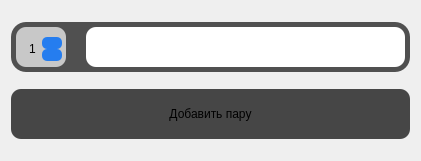
                  <widget class="QWidget" name="scrollAreaWidgetContents_3">
                   <property name="geometry">
                    <rect>
                     <x>0</x>
                     <y>0</y>
                     <width>421</width>
                     <height>161</height>
                    </rect>
                   </property>
                   <layout class="QVBoxLayout" name="verticalLayout_3">
                    <item>
                     <widget class="QWidget" name="widget_32" native="true">
                      <property name="sizePolicy">
                       <sizepolicy hsizetype="Preferred" vsizetype="Preferred">
                        <horstretch>20</horstretch>
                        <verstretch>10</verstretch>
                       </sizepolicy>
                      </property>
                      <property name="minimumSize">
                       <size>
                        <width>300</width>
                        <height>50</height>
                       </size>
                      </property>
                      <property name="maximumSize">
                       <size>
                        <width>16777215</width>
                        <height>50</height>
                       </size>
                      </property>
                      <property name="styleSheet">
                       <string notr="true">background-color: rgb(80,80,80);
border-radius: 15px</string>
                      </property>
                      <layout class="QGridLayout" name="gridLayout_8">
                       <property name="leftMargin">
                        <number>5</number>
                       </property>
                       <property name="topMargin">
                        <number>5</number>
                       </property>
                       <property name="rightMargin">
                        <number>5</number>
                       </property>
                       <property name="bottomMargin">
                        <number>5</number>
                       </property>
                       <property name="spacing">
                        <number>0</number>
                       </property>
                       <item row="0" column="1">
                        <spacer name="horizontalSpacer_30">
                         <property name="orientation">
                          <enum>Qt::Orientation::Horizontal</enum>
                         </property>
                         <property name="sizeType">
                          <enum>QSizePolicy::Policy::Minimum</enum>
                         </property>
                         <property name="sizeHint" stdset="0">
                          <size>
                           <width>20</width>
                           <height>20</height>
                          </size>
                         </property>
                        </spacer>
                       </item>
                       <item row="0" column="0">
                        <widget class="QWidget" name="widget_14" native="true">
                         <property name="sizePolicy">
                          <sizepolicy hsizetype="Minimum" vsizetype="Minimum">
                           <horstretch>0</horstretch>
                           <verstretch>0</verstretch>
                          </sizepolicy>
                         </property>
                         <property name="minimumSize">
                          <size>
                           <width>50</width>
                           <height>40</height>
                          </size>
                         </property>
                         <property name="maximumSize">
                          <size>
                           <width>50</width>
                           <height>40</height>
                          </size>
                         </property>
                         <property name="palette">
                          <palette>
                           <active>
                            <colorrole role="Button">
                             <brush brushstyle="SolidPattern">
                              <color alpha="255">
                               <red>200</red>
                               <green>200</green>
                               <blue>200</blue>
                              </color>
                             </brush>
                            </colorrole>
                            <colorrole role="Text">
                             <brush brushstyle="SolidPattern">
                              <color alpha="255">
                               <red>220</red>
                               <green>227</green>
                               <blue>213</blue>
                              </color>
                             </brush>
                            </colorrole>
                            <colorrole role="ButtonText">
                             <brush brushstyle="SolidPattern">
                              <color alpha="255">
                               <red>0</red>
                               <green>0</green>
                               <blue>0</blue>
                              </color>
                             </brush>
                            </colorrole>
                            <colorrole role="Base">
                             <brush brushstyle="SolidPattern">
                              <color alpha="255">
                               <red>200</red>
                               <green>200</green>
                               <blue>200</blue>
                              </color>
                             </brush>
                            </colorrole>
                            <colorrole role="Window">
                             <brush brushstyle="SolidPattern">
                              <color alpha="255">
                               <red>200</red>
                               <green>200</green>
                               <blue>200</blue>
                              </color>
                             </brush>
                            </colorrole>
                           </active>
                           <inactive>
                            <colorrole role="Button">
                             <brush brushstyle="SolidPattern">
                              <color alpha="255">
                               <red>200</red>
                               <green>200</green>
                               <blue>200</blue>
                              </color>
                             </brush>
                            </colorrole>
                            <colorrole role="Text">
                             <brush brushstyle="SolidPattern">
                              <color alpha="255">
                               <red>220</red>
                               <green>227</green>
                               <blue>213</blue>
                              </color>
                             </brush>
                            </colorrole>
                            <colorrole role="ButtonText">
                             <brush brushstyle="SolidPattern">
                              <color alpha="255">
                               <red>0</red>
                               <green>0</green>
                               <blue>0</blue>
                              </color>
                             </brush>
                            </colorrole>
                            <colorrole role="Base">
                             <brush brushstyle="SolidPattern">
                              <color alpha="255">
                               <red>200</red>
                               <green>200</green>
                               <blue>200</blue>
                              </color>
                             </brush>
                            </colorrole>
                            <colorrole role="Window">
                             <brush brushstyle="SolidPattern">
                              <color alpha="255">
                               <red>200</red>
                               <green>200</green>
                               <blue>200</blue>
                              </color>
                             </brush>
                            </colorrole>
                           </inactive>
                           <disabled>
                            <colorrole role="Button">
                             <brush brushstyle="SolidPattern">
                              <color alpha="255">
                               <red>200</red>
                               <green>200</green>
                               <blue>200</blue>
                              </color>
                             </brush>
                            </colorrole>
                            <colorrole role="Base">
                             <brush brushstyle="SolidPattern">
                              <color alpha="255">
                               <red>200</red>
                               <green>200</green>
                               <blue>200</blue>
                              </color>
                             </brush>
                            </colorrole>
                            <colorrole role="Window">
                             <brush brushstyle="SolidPattern">
                              <color alpha="255">
                               <red>200</red>
                               <green>200</green>
                               <blue>200</blue>
                              </color>
                             </brush>
                            </colorrole>
                           </disabled>
                          </palette>
                         </property>
                         <property name="styleSheet">
                          <string notr="true">background-color:rgb(200,200,200);
border-radius: 10px;</string>
                         </property>
                         <layout class="QHBoxLayout" name="horizontalLayout_10">
                          <property name="leftMargin">
                           <number>10</number>
                          </property>
                          <property name="topMargin">
                           <number>0</number>
                          </property>
                          <property name="rightMargin">
                           <number>3</number>
                          </property>
                          <property name="bottomMargin">
                           <number>0</number>
                          </property>
                          <item>
                           <widget class="QSpinBox" name="spinBox_2">
                            <property name="minimumSize">
                             <size>
                              <width>35</width>
                              <height>24</height>
                             </size>
                            </property>
                            <property name="maximumSize">
                             <size>
                              <width>35</width>
                              <height>20</height>
                             </size>
                            </property>
                            <property name="baseSize">
                             <size>
                              <width>5</width>
                              <height>5</height>
                             </size>
                            </property>
                            <property name="palette">
                             <palette>
                              <active>
                               <colorrole role="Button">
                                <brush brushstyle="SolidPattern">
                                 <color alpha="255">
                                  <red>200</red>
                                  <green>200</green>
                                  <blue>200</blue>
                                 </color>
                                </brush>
                               </colorrole>
                               <colorrole role="Text">
                                <brush brushstyle="SolidPattern">
                                 <color alpha="255">
                                  <red>2</red>
                                  <green>1</green>
                                  <blue>1</blue>
                                 </color>
                                </brush>
                               </colorrole>
                               <colorrole role="Base">
                                <brush brushstyle="SolidPattern">
                                 <color alpha="255">
                                  <red>200</red>
                                  <green>200</green>
                                  <blue>200</blue>
                                 </color>
                                </brush>
                               </colorrole>
                               <colorrole role="Window">
                                <brush brushstyle="SolidPattern">
                                 <color alpha="255">
                                  <red>200</red>
                                  <green>200</green>
                                  <blue>200</blue>
                                 </color>
                                </brush>
                               </colorrole>
                              </active>
                              <inactive>
                               <colorrole role="Button">
                                <brush brushstyle="SolidPattern">
                                 <color alpha="255">
                                  <red>200</red>
                                  <green>200</green>
                                  <blue>200</blue>
                                 </color>
                                </brush>
                               </colorrole>
                               <colorrole role="Text">
                                <brush brushstyle="SolidPattern">
                                 <color alpha="255">
                                  <red>2</red>
                                  <green>1</green>
                                  <blue>1</blue>
                                 </color>
                                </brush>
                               </colorrole>
                               <colorrole role="Base">
                                <brush brushstyle="SolidPattern">
                                 <color alpha="255">
                                  <red>200</red>
                                  <green>200</green>
                                  <blue>200</blue>
                                 </color>
                                </brush>
                               </colorrole>
                               <colorrole role="Window">
                                <brush brushstyle="SolidPattern">
                                 <color alpha="255">
                                  <red>200</red>
                                  <green>200</green>
                                  <blue>200</blue>
                                 </color>
                                </brush>
                               </colorrole>
                              </inactive>
                              <disabled>
                               <colorrole role="Button">
                                <brush brushstyle="SolidPattern">
                                 <color alpha="255">
                                  <red>200</red>
                                  <green>200</green>
                                  <blue>200</blue>
                                 </color>
                                </brush>
                               </colorrole>
                               <colorrole role="Base">
                                <brush brushstyle="SolidPattern">
                                 <color alpha="255">
                                  <red>200</red>
                                  <green>200</green>
                                  <blue>200</blue>
                                 </color>
                                </brush>
                               </colorrole>
                               <colorrole role="Window">
                                <brush brushstyle="SolidPattern">
                                 <color alpha="255">
                                  <red>200</red>
                                  <green>200</green>
                                  <blue>200</blue>
                                 </color>
                                </brush>
                               </colorrole>
                              </disabled>
                             </palette>
                            </property>
                            <property name="styleSheet">
                             <string notr="true">QSpinBox::up-button{
			background-color:rgb(37,125,239);
			border-radius: 5px;
			width: 20px;
height:12px;
}
QSpinBox::down-button{
background-color:rgb(37,125,239);
border-radius: 5px;
width: 20px;
height:12px;
}
QSpinBox::down-arrow{
image:url(/Users/aleksandrandreev/Downloads/arrow.png);
width: 5px;
height: 5px;
}

QSpinBox::up-arrow{
image:url(/Users/aleksandrandreev/Downloads/arrow_up.png);
width: 5px;
height: 5px;
}
QSpinBox::base{
background-color: rgb(40,40,40);
border-radius: 5px;}</string>
                            </property>
                            <property name="minimum">
                             <number>1</number>
                            </property>
                            <property name="maximum">
                             <number>4</number>
                            </property>
                           </widget>
                          </item>
                         </layout>
                        </widget>
                       </item>
                       <item row="0" column="2">
                        <widget class="QPlainTextEdit" name="plainTextEdit_2">
                         <property name="enabled">
                          <bool>true</bool>
                         </property>
                         <property name="minimumSize">
                          <size>
                           <width>280</width>
                           <height>20</height>
                          </size>
                         </property>
                         <property name="palette">
                          <palette>
                           <active>
                            <colorrole role="Button">
                             <brush brushstyle="SolidPattern">
                              <color alpha="255">
                               <red>255</red>
                               <green>255</green>
                               <blue>255</blue>
                              </color>
                             </brush>
                            </colorrole>
                            <colorrole role="Text">
                             <brush brushstyle="SolidPattern">
                              <color alpha="255">
                               <red>0</red>
                               <green>0</green>
                               <blue>0</blue>
                              </color>
                             </brush>
                            </colorrole>
                            <colorrole role="Base">
                             <brush brushstyle="SolidPattern">
                              <color alpha="255">
                               <red>255</red>
                               <green>255</green>
                               <blue>255</blue>
                              </color>
                             </brush>
                            </colorrole>
                            <colorrole role="Window">
                             <brush brushstyle="SolidPattern">
                              <color alpha="255">
                               <red>255</red>
                               <green>255</green>
                               <blue>255</blue>
                              </color>
                             </brush>
                            </colorrole>
                           </active>
                           <inactive>
                            <colorrole role="Button">
                             <brush brushstyle="SolidPattern">
                              <color alpha="255">
                               <red>255</red>
                               <green>255</green>
                               <blue>255</blue>
                              </color>
                             </brush>
                            </colorrole>
                            <colorrole role="Text">
                             <brush brushstyle="SolidPattern">
                              <color alpha="255">
                               <red>0</red>
                               <green>0</green>
                               <blue>0</blue>
                              </color>
                             </brush>
                            </colorrole>
                            <colorrole role="Base">
                             <brush brushstyle="SolidPattern">
                              <color alpha="255">
                               <red>255</red>
                               <green>255</green>
                               <blue>255</blue>
                              </color>
                             </brush>
                            </colorrole>
                            <colorrole role="Window">
                             <brush brushstyle="SolidPattern">
                              <color alpha="255">
                               <red>255</red>
                               <green>255</green>
                               <blue>255</blue>
                              </color>
                             </brush>
                            </colorrole>
                           </inactive>
                           <disabled>
                            <colorrole role="Button">
                             <brush brushstyle="SolidPattern">
                              <color alpha="255">
                               <red>255</red>
                               <green>255</green>
                               <blue>255</blue>
                              </color>
                             </brush>
                            </colorrole>
                            <colorrole role="Base">
                             <brush brushstyle="SolidPattern">
                              <color alpha="255">
                               <red>255</red>
                               <green>255</green>
                               <blue>255</blue>
                              </color>
                             </brush>
                            </colorrole>
                            <colorrole role="Window">
                             <brush brushstyle="SolidPattern">
                              <color alpha="255">
                               <red>255</red>
                               <green>255</green>
                               <blue>255</blue>
                              </color>
                             </brush>
                            </colorrole>
                           </disabled>
                          </palette>
                         </property>
                         <property name="font">
                          <font>
                           <pointsize>12</pointsize>
                          </font>
                         </property>
                         <property name="styleSheet">
                          <string notr="true">background-color: rgb(255,255,255);
border-radius: 10px;</string>
                         </property>
                         <property name="plainText">
                          <string/>
                         </property>
                         <property name="placeholderText">
                          <string/>
                         </property>
                        </widget>
                       </item>
                      </layout>
                     </widget>
                    </item>
                    <item>
                     <widget class="QPushButton" name="pushButton_9">
                      <property name="enabled">
                       <bool>true</bool>
                      </property>
                      <property name="minimumSize">
                       <size>
                        <width>0</width>
                        <height>50</height>
                       </size>
                      </property>
                      <property name="palette">
                       <palette>
                        <active>
                         <colorrole role="Button">
                          <brush brushstyle="SolidPattern">
                           <color alpha="255">
                            <red>70</red>
                            <green>70</green>
                            <blue>70</blue>
                           </color>
                          </brush>
                         </colorrole>
                         <colorrole role="Base">
                          <brush brushstyle="SolidPattern">
                           <color alpha="255">
                            <red>70</red>
                            <green>70</green>
                            <blue>70</blue>
                           </color>
                          </brush>
                         </colorrole>
                         <colorrole role="Window">
                          <brush brushstyle="SolidPattern">
                           <color alpha="255">
                            <red>70</red>
                            <green>70</green>
                            <blue>70</blue>
                           </color>
                          </brush>
                         </colorrole>
                        </active>
                        <inactive>
                         <colorrole role="Button">
                          <brush brushstyle="SolidPattern">
                           <color alpha="255">
                            <red>70</red>
                            <green>70</green>
                            <blue>70</blue>
                           </color>
                          </brush>
                         </colorrole>
                         <colorrole role="Base">
                          <brush brushstyle="SolidPattern">
                           <color alpha="255">
                            <red>70</red>
                            <green>70</green>
                            <blue>70</blue>
                           </color>
                          </brush>
                         </colorrole>
                         <colorrole role="Window">
                          <brush brushstyle="SolidPattern">
                           <color alpha="255">
                            <red>70</red>
                            <green>70</green>
                            <blue>70</blue>
                           </color>
                          </brush>
                         </colorrole>
                        </inactive>
                        <disabled>
                         <colorrole role="Button">
                          <brush brushstyle="SolidPattern">
                           <color alpha="255">
                            <red>70</red>
                            <green>70</green>
                            <blue>70</blue>
                           </color>
                          </brush>
                         </colorrole>
                         <colorrole role="Base">
                          <brush brushstyle="SolidPattern">
                           <color alpha="255">
                            <red>70</red>
                            <green>70</green>
                            <blue>70</blue>
                           </color>
                          </brush>
                         </colorrole>
                         <colorrole role="Window">
                          <brush brushstyle="SolidPattern">
                           <color alpha="255">
                            <red>70</red>
                            <green>70</green>
                            <blue>70</blue>
                           </color>
                          </brush>
                         </colorrole>
                        </disabled>
                       </palette>
                      </property>
                      <property name="styleSheet">
                       <string notr="true">background-color: rgb(70,70,70);
border-radius: 10px;</string>
                      </property>
                      <property name="text">
                       <string>Добавить пару</string>
                      </property>
                     </widget>
                    </item>
                   </layout>
                  </widget>
